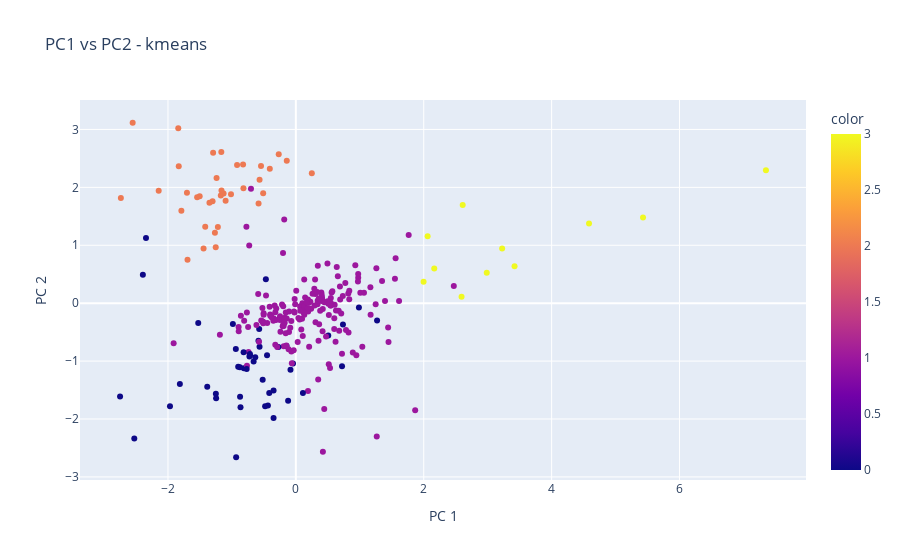

Notebook cell for this chart:
### Markdown cell above
### PCA Plot

### Code cell
X = data_final

pca = PCA(n_components=2)
components = pca.fit_transform(X)


fig = px.scatter(
    components, x=0, y=1, color=a_y_km,
    title=f'PC1 vs PC2 - kmeans',
    labels={'0': 'PC 1', '1': 'PC 2'}
)

fig.show()

### Figure 1 — Plotly figure (JSON) as saved in the notebook; plotly's stock layout.template omitted (floating-point values rounded to 4 significant figures; data arrays with more than 128 entries replaced by an {"elided": "..."} marker saying what was removed)
{"data": [{"hovertemplate": "PC 1=%{x}<br>PC 2=%{y}<br>color=%{marker.color}<extra></extra>", "legendgroup": "", "marker": {"color": {"elided": "277 int values"}, "coloraxis": "coloraxis", "symbol": "circle"}, "mode": "markers", "name": "", "orientation": "v", "showlegend": false, "type": "scatter", "x": {"elided": "277 float values"}, "xaxis": "x", "y": {"elided": "277 float values"}, "yaxis": "y"}], "layout": {"autosize": true, "coloraxis": {"colorbar": {"title": {"text": "color"}}, "colorscale": [[0, "#0d0887"], [0.1111, "#46039f"], [0.2222, "#7201a8"], [0.3333, "#9c179e"], [0.4444, "#bd3786"], [0.5556, "#d8576b"], [0.6667, "#ed7953"], [0.7778, "#fb9f3a"], [0.8889, "#fdca26"], [1, "#f0f921"]]}, "legend": {"tracegroupgap": 0}, "title": {"text": "PC1 vs PC2 - kmeans"}, "xaxis": {"anchor": "y", "autorange": true, "domain": [0, 1], "range": [-3.366, 7.968], "title": {"text": "PC 1"}, "type": "linear"}, "yaxis": {"anchor": "x", "autorange": true, "domain": [0, 1], "range": [-3.137, 3.592], "title": {"text": "PC 2"}, "type": "linear"}}}
